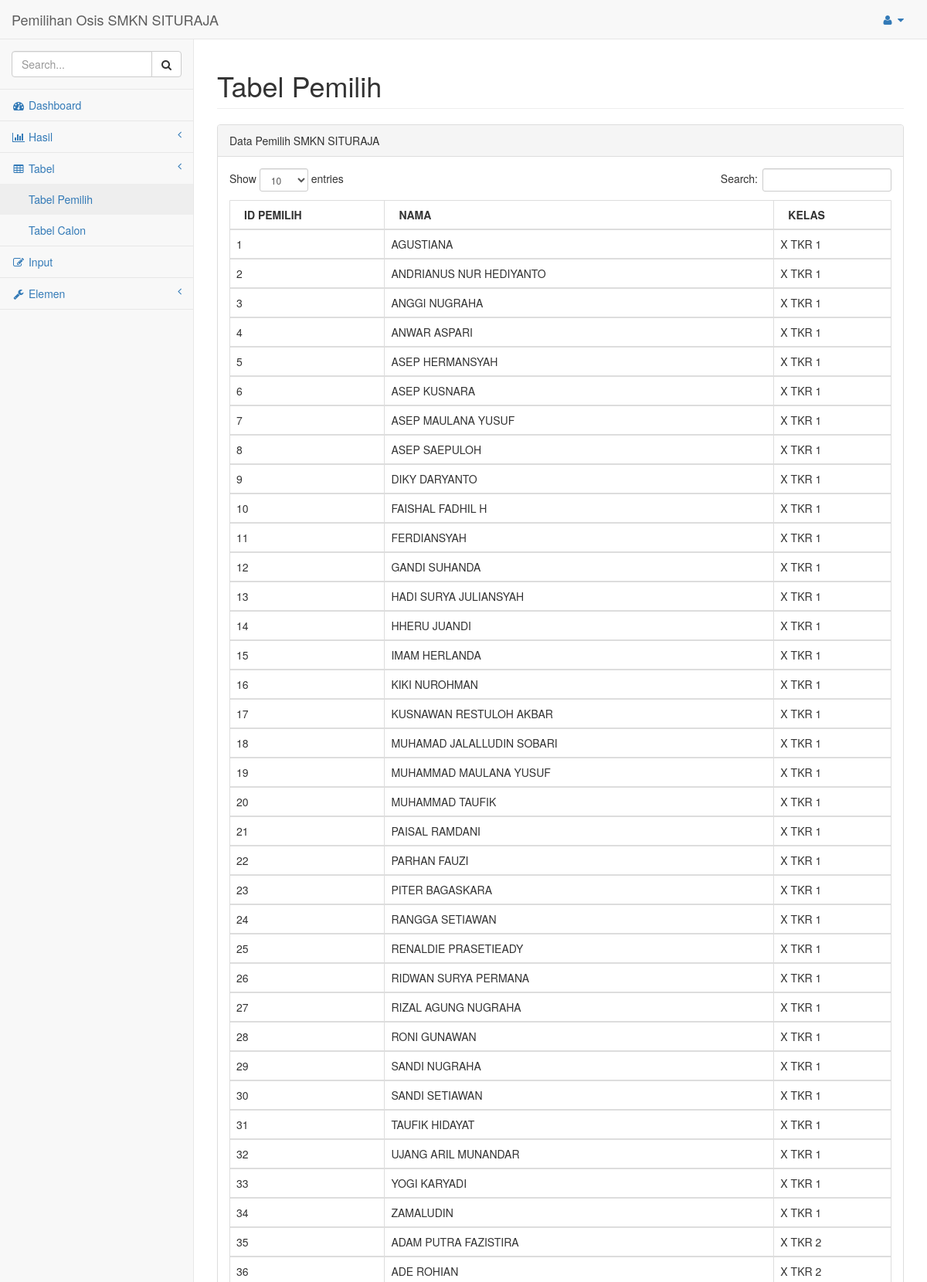
Page /admin/pages/tabel_pemilih.php (upper part) on the committed database.
### tables this page shows
CREATE TABLE IF NOT EXISTS `pemilih` (
`id` int(15) NOT NULL,
  `nama` varchar(50) NOT NULL,
  `kelas` varchar(10) NOT NULL
);

### admin/pages/fungsi.php (called while the page is built, shortened)
<?php
function koneksi(){
	$con=mysqli_connect("localhost","root","");
	mysqli_select_db($con,"osis");
	return $con ;
}
function query($string) {
$con=koneksi();
$hasil=mysqli_query($con,$string);
$bariss= array();
while ($baris=mysqli_fetch_assoc($hasil)) {
	$bariss[]=$baris;
}
return $bariss;
}
?>

### admin/pages/tabel_pemilih.php (the view, shortened to what this page needs)
<!DOCTYPE html>
<html lang="en">
<?php
require 'fungsi.php';
?>
<head>
    <link href="../vendor/bootstrap/css/bootstrap.min.css" rel="stylesheet">
    <link href="../vendor/metisMenu/metisMenu.min.css" rel="stylesheet">
    <link href="../vendor/datatables-plugins/dataTables.bootstrap.css" rel="stylesheet">
    <link href="../vendor/datatables-responsive/dataTables.responsive.css" rel="stylesheet">
    <link href="../dist/css/sb-admin-2.css" rel="stylesheet">
    <link href="../vendor/font-awesome/css/font-awesome.min.css" rel="stylesheet" type="text/css">
</head>
<body>
    <div id="wrapper">
        <nav class="navbar navbar-default navbar-static-top" role="navigation" style="margin-bottom: 0">
            <div class="navbar-header">
                <a class="navbar-brand" href="index.php">Pemilihan Osis SMKN SITURAJA</a>
            </div>
            <ul class="nav navbar-top-links navbar-right">
                <li class="dropdown">
                    <a class="dropdown-toggle" data-toggle="dropdown" href="#">
                        <i class="fa fa-user fa-fw"></i> <i class="fa fa-caret-down"></i>
                    </a>
                </li>
            </ul>
            <div class="navbar-default sidebar" role="navigation">
                <div class="sidebar-nav navbar-collapse">
                    <ul class="nav" id="side-menu">
                        <li class="sidebar-search">
                            <div class="input-group custom-search-form">
                                <input type="text" class="form-control" placeholder="Search...">
                                <span class="input-group-btn">
                                <button class="btn btn-default" type="button">
                                    <i class="fa fa-search"></i>
                                </button>
                            </span>
                            </div>
                        </li>
                        <li>
                            <a href="index.php"><i class="fa fa-dashboard fa-fw"></i> Dashboard</a>
                        </li>
                        <li>
                            <a href="#"><i class="fa fa-bar-chart-o fa-fw"></i> Hasil <span class="fa arrow"></span></a>
                        </li>
                        <li>
                            <a href="#"><i class="fa fa-table fa-fw"></i> Tabel <span class="fa arrow"></span></a>
                            <ul class="nav nav-second-level">
                                <li>
                                    <a href="tabel_pemilih.php">Tabel Pemilih </a>
                                </li>
                                <li>
                                    <a href="tabel_calon.php"> Tabel Calon </a>
                                </li>
                            </ul>
                        </li>
                        <li>
                            <a href="input.php"><i class="fa fa-edit fa-fw"></i> Input </a>
                        </li>
                        <li>
                            <a href="#"><i class="fa fa-wrench fa-fw"></i> Elemen <span class="fa arrow"></span></a>
                        </li>
                    </ul>
                </div>
            </div>
        </nav>
        <div id="page-wrapper">
            <div class="row">
                <div class="col-lg-12">
                    <h1 class="page-header">Tabel Pemilih</h1>
                </div>
            </div>
            <div class="row">
                <div class="col-lg-12">
                    <div class="panel panel-default">
                        <div class="panel-heading">
                            Data Pemilih SMKN SITURAJA
                        </div>
                        <div class="panel-body">
                            <table width="100%" class="table table-striped table-bordered table-hover" id="dataTables-example">
                                <thead>
                                    <tr>
                                    <th>ID PEMILIH</th>
                                    <th>NAMA</th>
                                    <th>KELAS</th>
                                    </tr>
<?php
$data=query("Select * FROM pemilih");
foreach ($data as $a) :
?>
                                    <tr>
                                        <td><?php echo $a["id"];?></td>
                                        <td><?php echo $a["nama"];?></td>
                                        <td><?php echo $a["kelas"];?></td>
                                    </tr>
<?php endforeach ; ?>
                                </thead>
                            </table>
                        </div>
                    </div>
                </div>
            </div>
        </div>
    </div>
</body>
</html>

### rows in the picture
pemilih: id "1", nama "AGUSTIANA", kelas "X TKR 1"
pemilih: id "2", nama "ANDRIANUS NUR HEDIYANTO", kelas "X TKR 1"
pemilih: id "3", nama "ANGGI NUGRAHA", kelas "X TKR 1"
pemilih: id "4", nama "ANWAR ASPARI", kelas "X TKR 1"
pemilih: id "5", nama "ASEP HERMANSYAH", kelas "X TKR 1"
pemilih: id "6", nama "ASEP KUSNARA", kelas "X TKR 1"
pemilih: id "7", nama "ASEP MAULANA YUSUF", kelas "X TKR 1"
pemilih: id "8", nama "ASEP SAEPULOH", kelas "X TKR 1"
pemilih: id "9", nama "DIKY DARYANTO", kelas "X TKR 1"
pemilih: id "10", nama "FAISHAL FADHIL H", kelas "X TKR 1"
pemilih: id "11", nama "FERDIANSYAH", kelas "X TKR 1"
pemilih: id "12", nama "GANDI SUHANDA", kelas "X TKR 1"
pemilih: id "13", nama "HADI SURYA JULIANSYAH", kelas "X TKR 1"
pemilih: id "14", nama "HHERU JUANDI", kelas "X TKR 1"
pemilih: id "15", nama "IMAM HERLANDA", kelas "X TKR 1"
pemilih: id "16", nama "KIKI NUROHMAN", kelas "X TKR 1"
pemilih: id "17", nama "KUSNAWAN RESTULOH AKBAR", kelas "X TKR 1"
pemilih: id "18", nama "MUHAMAD JALALLUDIN SOBARI", kelas "X TKR 1"
pemilih: id "19", nama "MUHAMMAD MAULANA YUSUF", kelas "X TKR 1"
pemilih: id "20", nama "MUHAMMAD TAUFIK", kelas "X TKR 1"
pemilih: id "21", nama "PAISAL RAMDANI", kelas "X TKR 1"
pemilih: id "22", nama "PARHAN FAUZI", kelas "X TKR 1"
pemilih: id "23", nama "PITER BAGASKARA", kelas "X TKR 1"
pemilih: id "24", nama "RANGGA SETIAWAN", kelas "X TKR 1"
pemilih: id "25", nama "RENALDIE PRASETIEADY", kelas "X TKR 1"
pemilih: id "26", nama "RIDWAN SURYA PERMANA", kelas "X TKR 1"
pemilih: id "27", nama "RIZAL AGUNG NUGRAHA", kelas "X TKR 1"
pemilih: id "28", nama "RONI GUNAWAN", kelas "X TKR 1"
pemilih: id "29", nama "SANDI NUGRAHA", kelas "X TKR 1"
pemilih: id "30", nama "SANDI SETIAWAN", kelas "X TKR 1"
pemilih: id "31", nama "TAUFIK HIDAYAT", kelas "X TKR 1"
pemilih: id "32", nama "UJANG ARIL MUNANDAR", kelas "X TKR 1"
pemilih: id "33", nama "YOGI KARYADI", kelas "X TKR 1"
pemilih: id "34", nama "ZAMALUDIN", kelas "X TKR 1"
pemilih: id "35", nama "ADAM PUTRA FAZISTIRA", kelas "X TKR 2"
pemilih: id "36", nama "ADE ROHIAN", kelas "X TKR 2"
